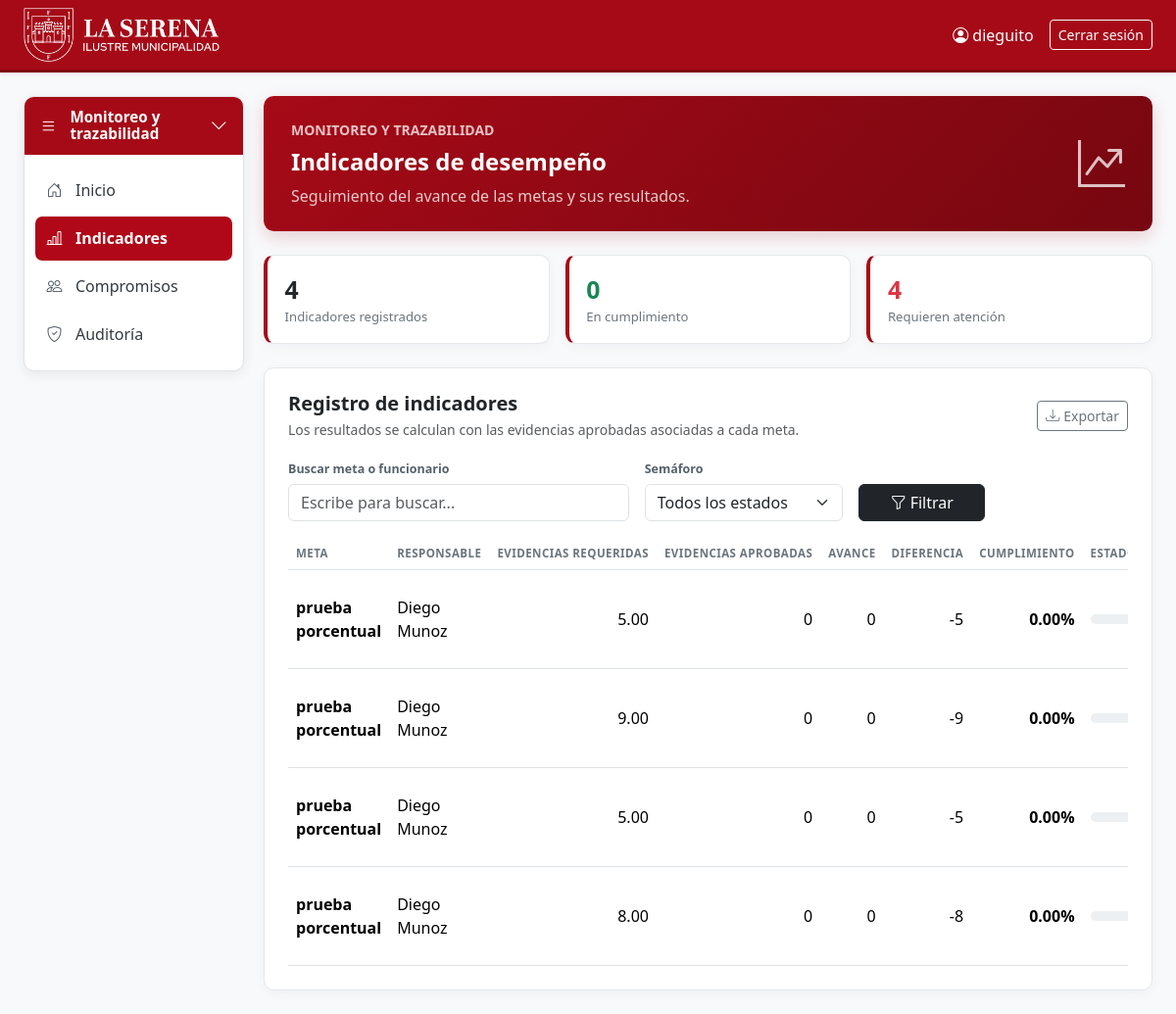
/monitoring/indicadores/ (signed in), run on the app's committed database.
### monitoring_traceability/models.py (models this page shows, shortened)
class Indicator(BaseModel):
    indicator_id = models.BigAutoField(primary_key=True)
    goal = models.ForeignKey(
        "planning_measurements.Goal",
        on_delete=models.PROTECT,
        related_name="indicators",
        verbose_name="Goal",
    )
    employee = models.ForeignKey(
        "organization.Employee",
        on_delete=models.PROTECT,
        related_name="indicators",
        verbose_name="Employee",
    )
    expected_value = models.DecimalField(
        max_digits=12,
        decimal_places=2,
        verbose_name="Expected value",
    )
    actual_progress = models.DecimalField(
        max_digits=12,
        decimal_places=2,
        verbose_name="Actual progress",
    )
    green_progress = models.DecimalField(
        max_digits=12,
        decimal_places=2,
        verbose_name="Green progress",
    )
    expected_progress = models.DecimalField(
        max_digits=7,
        decimal_places=2,
        default=0,
        verbose_name="Expected progress",
    )
    difference = models.DecimalField(
        max_digits=12,
        decimal_places=2,
        verbose_name="Difference",
    )
    compliance = models.DecimalField(
        max_digits=7,
        decimal_places=2,
        verbose_name="Compliance",
    )
    weighting = models.DecimalField(
        max_digits=7,
        decimal_places=2,
        verbose_name="Weighting",
    )
    weighted_result = models.DecimalField(
        max_digits=7,
        decimal_places=2,
        default=0,
        verbose_name="Weighted result",
    )
    approved_activities = models.PositiveIntegerField(
        default=0,
        verbose_name="Approved activities",
    )
    approved_evidences = models.PositiveIntegerField(
        default=0,
        verbose_name="Approved evidences",
    )
    adjustment = models.DecimalField(
        max_digits=7,
        decimal_places=2,
        default=0,
        verbose_name="Adjustment",
    )
    traffic_light = models.CharField(
        max_length=30,
        verbose_name="Traffic light",
    )
    calculation_date = models.DateField(
        verbose_name="Calculation date",
    )
    class Meta:
        verbose_name = "Indicator"
        verbose_name_plural = "Indicators"
        ordering = ("-calculation_date", "indicator_id")

### planning_measurements/models.py (models this page shows, shortened)
class Goal(BaseModel):
    goal_id = models.BigAutoField(primary_key=True)
    period = models.ForeignKey(
        Period,
        on_delete=models.PROTECT,
        related_name="goals",
        verbose_name="Period",
    )
    employee = models.ForeignKey(
        "organization.Employee",
        on_delete=models.PROTECT,
        related_name="goals",
        verbose_name="Employee",
    )
    position = models.ForeignKey(
        "organization.PositionFunction",
        on_delete=models.PROTECT,
        related_name="goals",
        verbose_name="Position",
    )
    measurement_item = models.ForeignKey(
        "planning_measurements.MeasurementItem",
        on_delete=models.PROTECT,
        null=True,
        blank=True,
        related_name="goals",
        verbose_name="Ítem de medición",
    )
    item = models.CharField(max_length=150, verbose_name="Item")
    objective_value = models.DecimalField(
        max_digits=10, decimal_places=2, verbose_name="Objective value"
    )
    required_evidence_count = models.PositiveIntegerField(
        default=5,
        validators=[MinValueValidator(2)],
        verbose_name="Required evidence count",
    )
    unit = models.CharField(max_length=50, verbose_name="Unit")
    weight = models.DecimalField(
        max_digits=5, decimal_places=2, verbose_name="Weight"
    )
    class Meta:
        verbose_name = "Goal"
        verbose_name_plural = "Goals"

### organization/models.py (models this page shows)
class Employee(BaseModel):
    employee_id = models.BigAutoField(primary_key=True)
    assigned_groups = models.ManyToManyField(
        "auth.Group",
        blank=True,
        related_name="assigned_employees",
        verbose_name="Roles asignados",
    )
    delegation = models.ForeignKey(
        Delegation,
        on_delete=models.PROTECT,
        related_name="employees",
    )
    position = models.ForeignKey(
        PositionFunction,
        on_delete=models.PROTECT,
        related_name="employees",
    )
    name = models.CharField(max_length=150)
    roles = models.TextField()
    status = models.CharField(max_length=50)
    profile_photo = models.ImageField(
        upload_to="profile_photos/",
        blank=True,
        null=True,
        verbose_name="Foto de perfil",
    )
    class Meta:
        verbose_name = "Employee"
        verbose_name_plural = "Employees"
    def __str__(self):
        return self.name

### monitoring_traceability/views.py (the view)
# urls.py: path("indicadores/", views.indicator_list, name="indicator_list"),
@login_required
def indicator_list(request):
    goals = Goal.objects.filter(
        deleted_at__isnull=True,
        period__deleted_at__isnull=True,
    ).select_related("employee", "period")
    if not request.user.is_superuser:
        delegation_id = _delegation_id(request.user)
        if delegation_id is None:
            goals = goals.none()
        else:
            goals = goals.filter(employee__delegation_id=delegation_id)
    synchronize_indicators_for_goals(goals)
    indicators = _scoped_queryset(
        Indicator.objects.select_related("goal", "employee", "goal__period"),
        request.user,
        "employee",
    ).filter(
        goal__deleted_at__isnull=True,
        goal__period__deleted_at__isnull=True,
    )
    search = _query(request.GET.get("q"))
    traffic_light = _query(request.GET.get("traffic_light"))
    if search:
        indicators = indicators.filter(
            Q(goal__item__icontains=search)
            | Q(employee__name__icontains=search)
        )
    if traffic_light:
        indicators = indicators.filter(traffic_light__iexact=traffic_light)
    total = indicators.count()
    compliant = indicators.filter(
        traffic_light__iregex=r"^(green|verde)$"
    ).count()
    attention = indicators.filter(
        traffic_light__iregex=r"^(red|rojo)$"
    ).count()
    return render(
        request,
        "monitoringfronen/indic.html",
        {
            "indicators": indicators,
            "total_indicators": total,
            "compliant_indicators": compliant,
            "attention_indicators": attention,
        },
    )

### templates/monitoringfronen/indic.html (shortened to what this page needs)
{% extends "base.html" %}
{% load i18n %}
{% block sidebar %}
<aside class="workspace-sidebar" aria-label="Navegación de monitoreo y trazabilidad">
    <div class="workspace-sidebar-header">
        <i class="bi bi-list" aria-hidden="true"></i>
        <strong>Monitoreo y<br>trazabilidad</strong>
        <i class="bi bi-chevron-down" aria-hidden="true"></i>
    </div>
    <nav class="nav flex-column">
        <a class="nav-link" href="{% url 'home' %}"><i class="bi bi-house-door"></i><span>Inicio</span></a>
        <a class="nav-link active" href="{% url 'monitoring:indicator_list' %}"><i class="bi bi-bar-chart-line"></i><span>Indicadores</span></a>
        <a class="nav-link" href="{% url 'monitoring:commitment_list' %}"><i class="bi bi-people"></i><span>Compromisos</span></a>
        <a class="nav-link" href="{% url 'monitoring:audit_list' %}"><i class="bi bi-shield-check"></i><span>Auditoría</span></a>
    </nav>
</aside>
{% endblock %}
{% block contenido %}
<div class="monitor-shell pb-4" id="indicadores">
    <section class="monitor-hero mb-4 d-flex flex-wrap align-items-center justify-content-between gap-3">
        <div>
            <div class="small text-uppercase fw-semibold opacity-75 mb-2">Monitoreo y trazabilidad</div>
            <h1 class="mb-2 fw-bold">Indicadores de desempeño</h1>
            <p class="mb-0">Seguimiento del avance de las metas y sus resultados.</p>
        </div>
        <div class="text-end">
            <i class="bi bi-graph-up-arrow display-5 opacity-75" aria-hidden="true"></i>
        </div>
    </section>
    <div class="row g-3 mb-4">
        <div class="col-12 col-md-4"><div class="section-card metric h-100"><div class="value">{{ total_indicators|default:"0" }}</div><div class="label">Indicadores registrados</div></div></div>
        <div class="col-12 col-md-4"><div class="section-card metric h-100"><div class="value text-success">{{ compliant_indicators|default:"0" }}</div><div class="label">En cumplimiento</div></div></div>
        <div class="col-12 col-md-4"><div class="section-card metric h-100"><div class="value text-danger">{{ attention_indicators|default:"0" }}</div><div class="label">Requieren atención</div></div></div>
    </div>
    <section class="section-card p-3 p-lg-4">
        <div class="d-flex flex-wrap justify-content-between align-items-center gap-2 mb-3">
            <div><h2 class="h5 mb-1 fw-bold">Registro de indicadores</h2><p class="text-muted small mb-0">Los resultados se calculan con las evidencias aprobadas asociadas a cada meta.</p></div>
            <button type="button" class="btn btn-outline-secondary btn-sm"><i class="bi bi-download me-1"></i>Exportar</button>
        </div>
        <form class="row g-3 align-items-end mb-3" method="get">
            <div class="col-12 col-md-5"><label class="filter-label" for="indicator-search">Buscar meta o funcionario</label><input id="indicator-search" name="q" value="{{ request.GET.q }}" class="form-control" placeholder="Escribe para buscar..." type="search"></div>
            <div class="col-12 col-md-3"><label class="filter-label" for="indicator-status">Semáforo</label><select id="indicator-status" name="traffic_light" class="form-select"><option value="">Todos los estados</option></select></div>
            <div class="col-12 col-md-2"><button class="btn btn-dark w-100" type="submit"><i class="bi bi-funnel me-1"></i>Filtrar</button></div>
        </form>
        <div class="table-responsive">
            <table class="table table-hover align-middle mb-0">
                <thead><tr><th>Meta</th><th>Responsable</th><th class="text-end">Evidencias requeridas</th><th class="text-end">Evidencias aprobadas</th><th class="text-end">Avance</th><th class="text-end">Diferencia</th><th class="text-end">Cumplimiento</th><th>Estado</th><th>Fecha</th></tr></thead>
                <tbody>
                {% for indicator in indicators %}
                <tr>
                    <td class="fw-semibold">{{ indicator.goal.item|default:"Sin meta" }}</td>
                    <td>{{ indicator.employee|default:"Sin responsable" }}</td>
                    <td class="text-end">{{ indicator.expected_value|default_if_none:"—" }}</td>
                    <td class="text-end">{{ indicator.approved_evidences|default:"0" }}</td>
                    <td class="text-end">{{ indicator.actual_progress|floatformat:"0"|default_if_none:"—" }}</td>
                    <td class="text-end">{{ indicator.difference|floatformat:"0"|default_if_none:"—" }}</td>
                    <td class="text-end fw-semibold">{{ indicator.compliance|default_if_none:"—" }}%</td>
                    <td><div class="d-flex align-items-center gap-2"><div class="status-track flex-grow-1" title="Estado: {{ indicator.traffic_light|default:'Pendiente' }}"></div></div></td>
                </tr>
                {% empty %}
                <tr><td colspan="9" class="text-center py-5"><i class="bi bi-bar-chart-line fs-2 text-muted d-block mb-2"></i><span class="text-muted">No hay indicadores para mostrar.</span></td></tr>
                {% endfor %}
                </tbody>
            </table>
        </div>
    </section>
</div>
{% endblock %}

### templates/base.html (shortened to what this page needs)
<!DOCTYPE html>
{% load static %}
<html lang="es">
<head>
    <link href="https://cdn.jsdelivr.net/npm/bootstrap@5.3.3/dist/css/bootstrap.min.css" rel="stylesheet">
    <link href="https://cdn.jsdelivr.net/npm/bootstrap-icons@1.11.3/font/bootstrap-icons.min.css" rel="stylesheet">
</head>
<body>
<nav class="navbar navbar-expand-lg topbar mb-4 shadow-sm">
    <div class="container-fluid px-4">
        <a class="navbar-brand py-0" href="{% url 'home' %}">
            <img src="{% static 'img/horizontal-blanco.png' %}" alt="Logo La Serena" height="55">
        </a>
        <div class="collapse navbar-collapse" id="navbarMain">
            {% if user.is_authenticated %}
            <span class="navbar-text me-3"><i class="bi bi-person-circle"></i> {{ user.username }}</span>
            <form method="post" action="{% url 'logout' %}" class="d-inline">
                <button type="submit" class="btn btn-outline-light btn-sm">Cerrar sesión</button>
            </form>
            {% endif %}
        </div>
    </div>
</nav>
<div class="container-fluid px-4">
    <div class="workspace-layout">
        {% block sidebar %}{% endblock %}
        <div class="workspace-content">
            <main>
        {% block contenido %}{% endblock %}
            </main>
        </div>
    </div>
</div>
</body>
</html>

### data on the page
Indicator: goal.item "prueba porcentual", employee "Diego Munoz", expected_value "5.00", approved_evidences "0", actual_progress "0", difference "-5", compliance "0.00"
Indicator: goal.item "prueba porcentual", employee "Diego Munoz", expected_value "9.00", approved_evidences "0", actual_progress "0", difference "-9", compliance "0.00"
Indicator: goal.item "prueba porcentual", employee "Diego Munoz", expected_value "5.00", approved_evidences "0", actual_progress "0", difference "-5", compliance "0.00"
Indicator: goal.item "prueba porcentual", employee "Diego Munoz", expected_value "8.00", approved_evidences "0", actual_progress "0", difference "-8", compliance "0.00"

### other printed values
{{ user.username }} "dieguito"
{{ total_indicators|default:"0" }} "4"
{{ compliant_indicators|default:"0" }} "0"
{{ attention_indicators|default:"0" }} "4"
